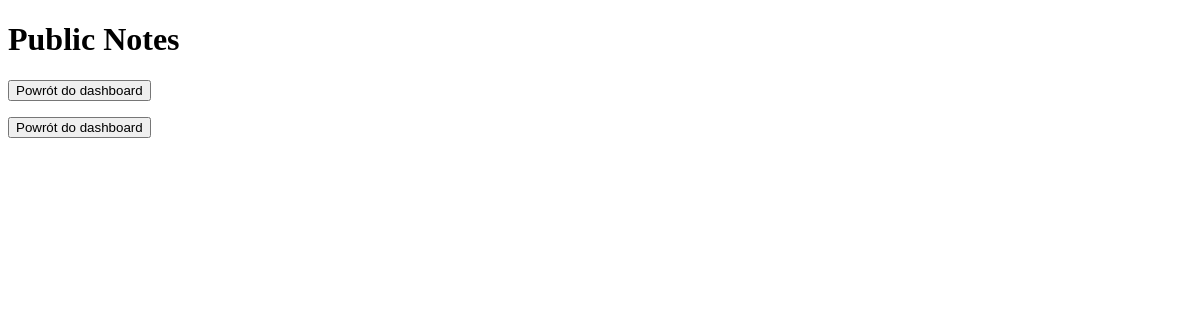
Page /public_notes on the earlier database version.
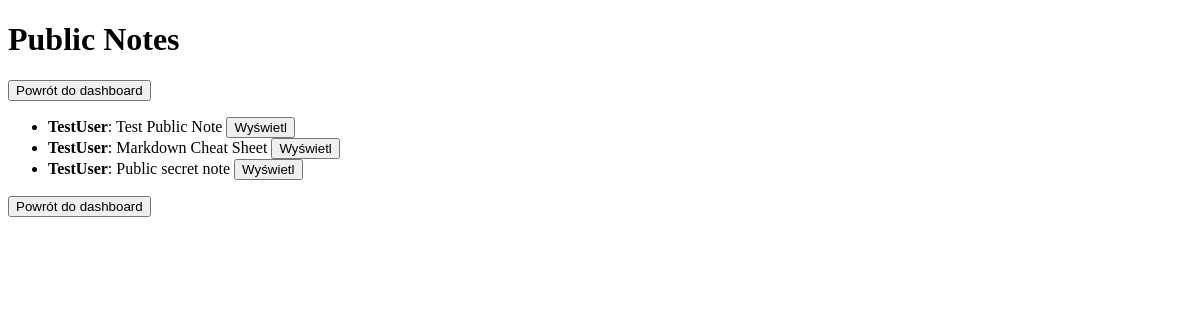
Same page on the later database version.
### app/models.py (models this page shows, shortened)
class Note(db.Model):
    id = db.Column(db.Integer, primary_key=True)
    note = db.Column(db.String(1000), nullable=False)
    user_id = db.Column(db.Integer, db.ForeignKey('user.id'), nullable=False)
    is_encrypted = db.Column(db.Boolean, default=False, nullable=False)
    is_public = db.Column(db.Boolean, default=False, nullable=False)
    password = db.Column(db.String(100), nullable=True)
    title = db.Column(db.String(30), nullable=False)

class User(db.Model, UserMixin):
    id = db.Column(db.Integer, primary_key=True)
    name = db.Column(db.String(100), nullable=False)
    password = db.Column(db.String(100), nullable=False)
    login = db.Column(db.String(100), unique=True, nullable=False)
    email = db.Column(db.String(100), unique=True, nullable=False)
    reset_code = db.Column(db.String(120), nullable=True)
    reset_code_expiry = db.Column(db.DateTime, nullable=True)
    two_factor_enabled = db.Column(db.Boolean, default=False)
    totp_secret = db.Column(db.String(16))
    notes = db.relationship('Note', backref='user', lazy=True)

### app/routes/note_routes.py (the view)
@note_routes.route('/public_notes', methods=['GET'])
def public_notes():
    notes = Note.query.filter_by(is_public=True).join(User).add_entity(User).all()
    return render_template('public_notes.html', notes=notes)

### app/templates/public_notes.html (shortened to what this page needs)
<!DOCTYPE html>
<html lang="en">
<head>
</head>
<body>
    <h1>Public Notes</h1>
    <a href="{{ url_for('note_routes.dashboard') }}"><button>Powrót do dashboard</button></a>
    <ul>
        {% for note, user in notes %}
        <li>
            <strong>{{ user.name }}</strong>:
            {{ note.title}}
            <a href="{{ url_for('note_routes.view_public_note', note_id=note.id) }}">
                <button>Wyświetl</button>
            </a>
        </li>
        {% endfor %}
    </ul>
    <a href="{{ url_for('note_routes.dashboard') }}"><button>Powrót do dashboard</button></a>
</body>
</html>

Differences in the rows shown:
added Note: name "TestUser", title "Test Public Note"
added Note: name "TestUser", title "Markdown Cheat Sheet"
added Note: name "TestUser", title "Public secret note"
